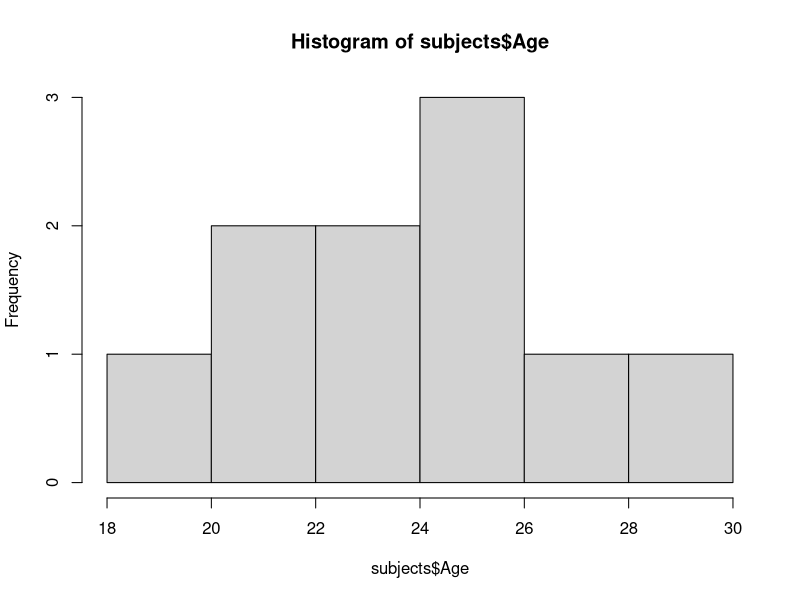
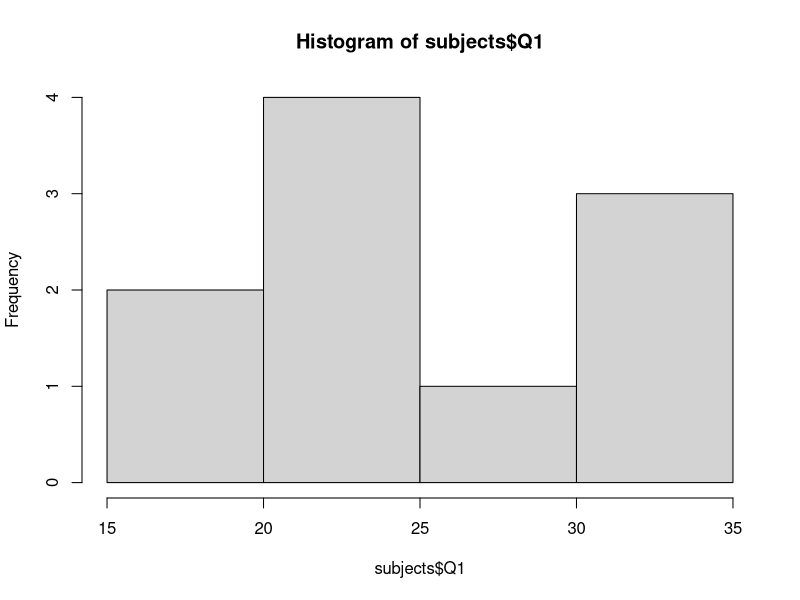
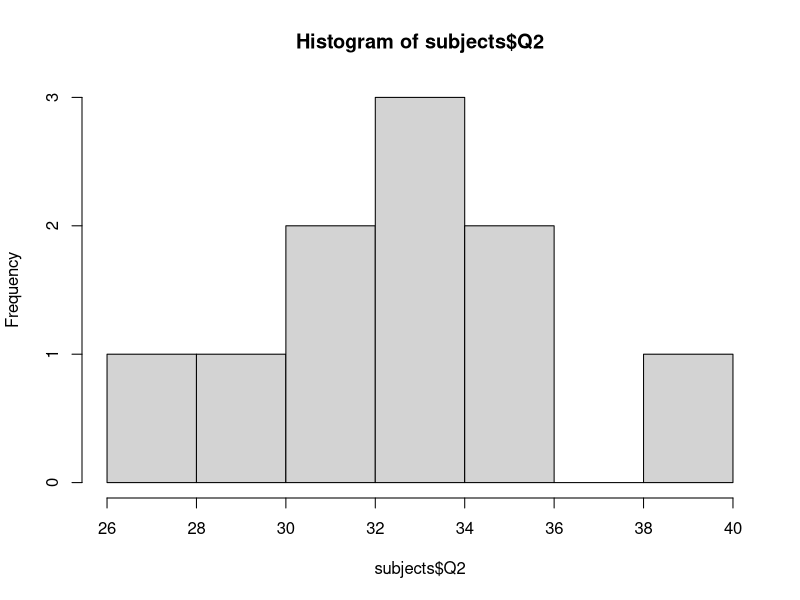
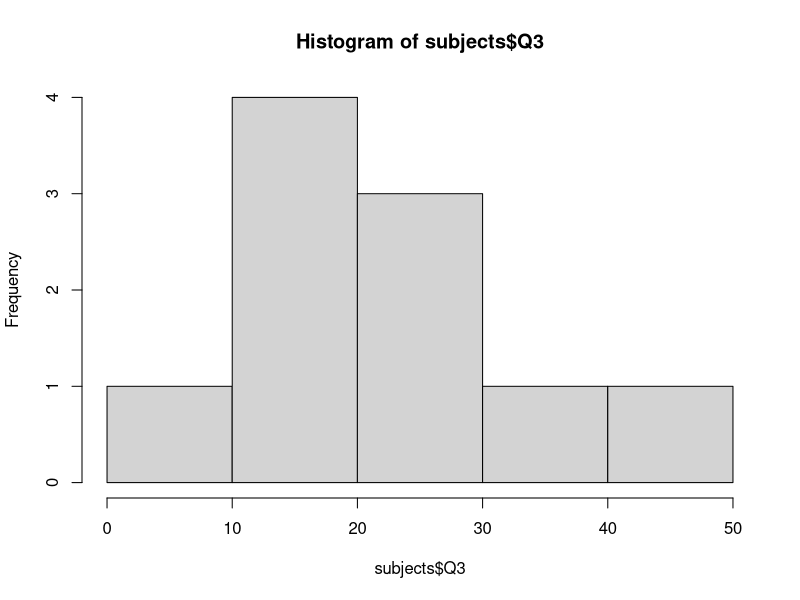

The R script that drew these images, in order:
## ---- chunk 1

library(tidyverse)

# Read the data into R. The file is called "Study2_Subjects.csv". Check out the separate "README_Study2.txt" file for information on the study and variables.

getwd()

list.files()

subjects <- read.table("Study2_Subjects.csv", header=TRUE, sep=",", stringsAsFactors=FALSE)

# View the first 5 rows of the data frame

head(subjects, 5)

# Examine the data for issues. Some things to look for: are the column names logical? Are there missing values? Do the variable types make sense? (ie does everything that's a factor make sense as a factor, and does everything that's numeric make sense as numeric?) Are there values that don't make sense? Fix any issues you find.

#visualizing data
hist(subjects$Age)
table(subjects$Sex)
hist(subjects$Q1)
hist(subjects$Q2)
hist(subjects$Q3)
table(subjects$Condition)

#check for missing values
subjects[!complete.cases(subjects),]

## ---- chunk 2

#Condition variable has a missing data point for sub 9. 

subjects$Condition[subjects$ID==9] <- "C"

#The variables Q1, Q2 and Q3 don't have useful names, update them to something useful

subjects <- subjects %>% 
  rename(Anxiety = Q1, Depression = Q2, Stress = Q3) %>% 
  select(ID, Condition, Age, everything())

# The sex variable is coded in a non-intuitive way, change to male/female and make it a factor
subjects <- subjects %>%
  mutate(Sex = recode_factor(Sex, '1' = 'Female', '2' = 'Male'))


## ---- chunk 3

# Each subject in this study filled out three related questionnaires, but these scores can be combined into a composite score but taking the sum. Create a new variable for this score.

subjects <- subjects %>% 
  mutate(Composite = rowMeans(cbind(Anxiety, Depression, Stress)))

## ---- chunk 4

# You see there's another .csv file for Study 2, this one's called Study2_Trials.csv. Open it and take a look. This frame has the same 10 subjects, but now it has reaction time data from a task with 30 trials. Create a new data frame that combines this with your subject level information. 

trials <- read.table("Study2_Trials.csv", header=TRUE, sep=",", stringsAsFactors=FALSE)
data <- merge(subjects, trials, by="ID")

# Now that you have a one frame with all the data, put it into long format. Each subject should have one row for each trial.

data_Long <- data %>% 
  gather(key="Trial", value="RT", RT_1:RT_30)

# You want to do a separate analysis only on the people who had a high score on the anxiety questionnaire. Create a new data frame (in long format) with just the individuals who got 25 or higher. 

subset <- data_Long %>%
  filter(Anxiety >= 25)

## ---- chunk 5
# You should have 5 data frames now (subject level, trial level, combined, long format and the subset). Save them as a new .rda file for future use

save(subjects, trials, data, data_Long, subset, file="Study2_Clean.rda")

